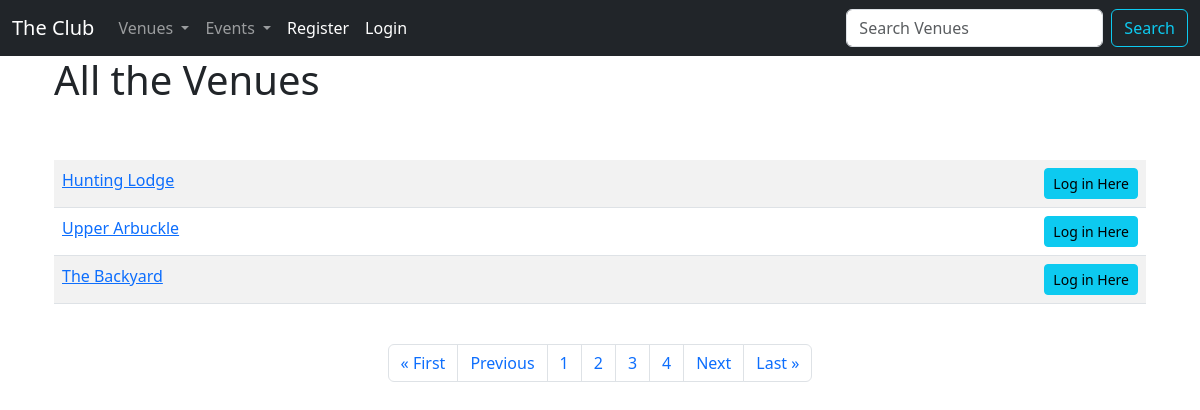
/list_venues?page=3, run on an earlier commit of the app's database.
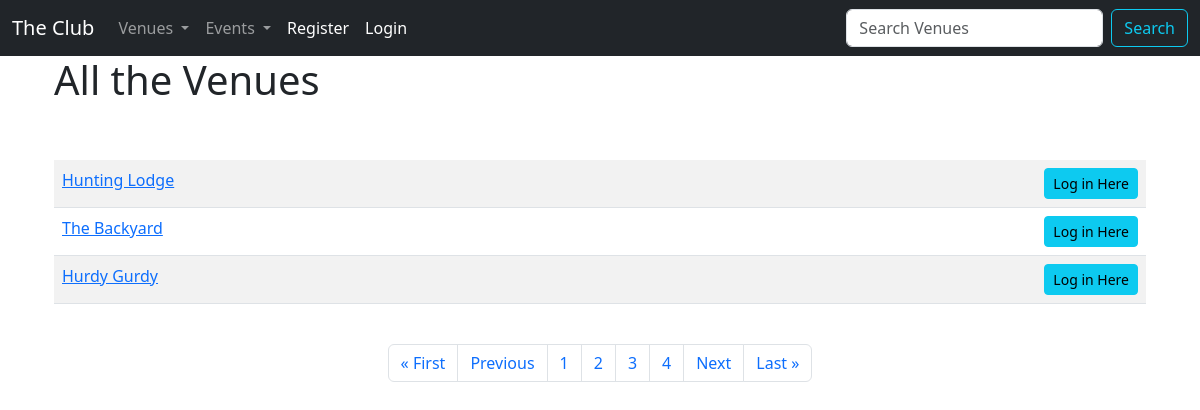
And on a later commit of the database.
### events/models.py (models this page shows)
class Venue(models.Model):
    name = models.CharField("Venue Name", max_length=120)
    address = models.CharField(max_length=300)
    zip_code = models.CharField("Zip Code", max_length=15)
    phone = models.CharField("Contact Phone", max_length=25, blank=True)
    web = models.URLField("Website Address", blank=True)
    email_address = models.EmailField("Email Address", blank=True)
    owner = models.IntegerField("Venue Owner", blank=False, default=1)
    venue_image = models.ImageField(null=True, blank=True, upload_to="images/")
    def __str__(self):
        return self.name

### events/views.py (the view)
# urls.py: path("list_venues", views.list_venues, name="list-venues"),
def list_venues(request):
    venue_list = Venue.objects.all()
    p = Paginator(Venue.objects.all(), 3)
    page = request.GET.get("page")
    venues = p.get_page(page)
    nums = "a" * venues.paginator.num_pages
    return render(
        request,
        "events/venues.html",
        {"venue_list": venue_list, "venues": venues, "nums": nums},
    )

### events/templates/events/venues.html
{% extends 'events/base.html' %}
{% block content %}
<div class=container>
  <h1>All the Venues</h1><br>
<br/>
  <table class="table table-hover table-striped">
    {% for venue in venues %}
    <tr>
      <td> <a href="{% url 'show-venue' venue.id %}">{{ venue }}</a>
      </td>
      <td align="right">
{% if user.is_authenticated %}
        <a href="{% url 'update-venue' venue.id %}" class="btn btn-outline-info btn-sm">Update Venue</a>
      <td align="right"> <a href="{% url 'delete-venue' venue.id %}" class="btn btn-outline-danger btn-sm">Delete Venue</a>
{% else %}
<a class="btn btn-info btn-sm" href="{% url 'login' %}">Log in Here</a>
{% endif %}
      </td>
    </tr>
    {% endfor %}
  </table>
  <br/>
<nav aria-label="Page navigation example">
  <ul class="pagination justify-content-center">
  {% if venues.has_previous %}
  <li class="page-item"><a class="page-link" href="?page=1">&laquo First </a></li>
  <li class="page-item"><a class="page-link" href="?page={{ venues.previous_page_number }}"> Previous</a></li>
  {% endif %}
{% for i in nums %}
<li class="page-item"><a class="page-link" href="?page={{ forloop.counter }}">{{ forloop.counter }}</a></li>
{% endfor %}
  {% if venues.has_next %}
  <li class="page-item"><a class="page-link" href="?page={{ venues.next_page_number }}">Next </a></li>
    <li class="page-item"><a class="page-link" href="?page={{ venues.paginator.num_pages  }}"> Last &raquo </a></li>
  {% endif %}
  </ul>
</nav>
</div>
{% endblock %}

What changed in the data, as far as the page shows it:
removed Venue: name "Upper Arbuckle"
now on this page (row unchanged): Venue: name "Hurdy Gurdy"
